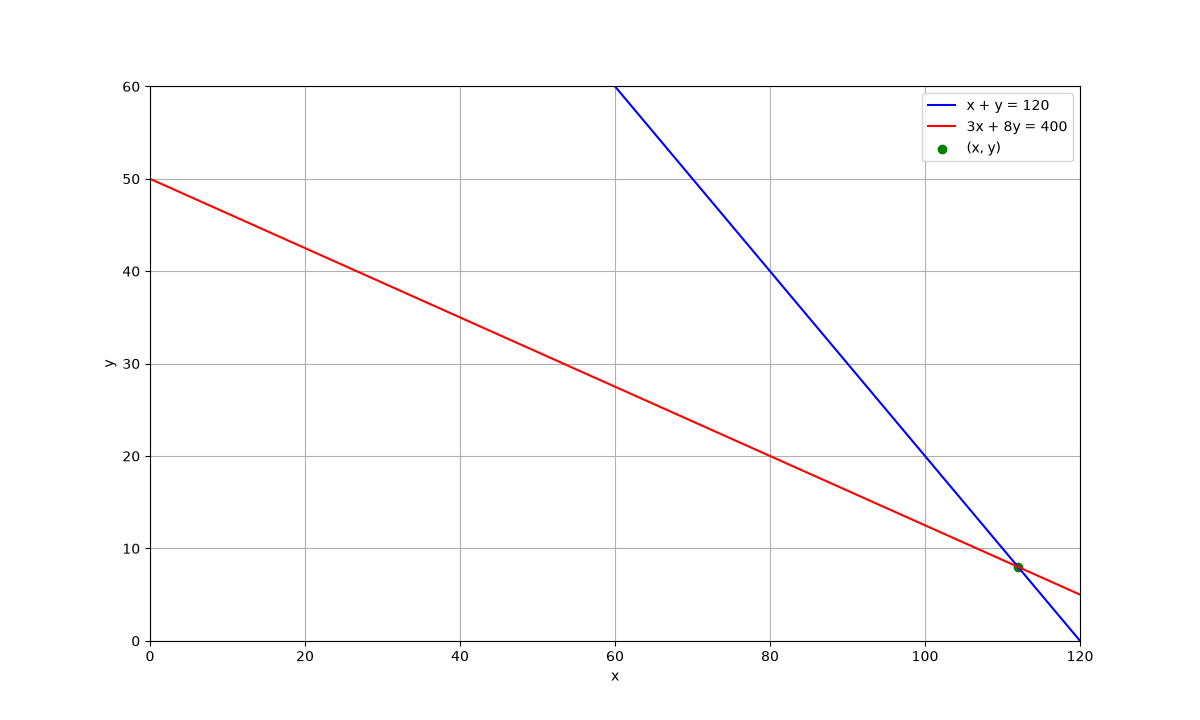

Python code for this plot:
from sympy import Symbol, solve
import numpy as np
import matplotlib.pyplot as plt

x = Symbol('x')
y = Symbol('y')

eq1 = x + y - 120
eq2 = 3*x + 8*y - 400

answer = solve((eq1, eq2), (x, y))

print('菜鳥業務員須外出天數 = {}'.format(answer[x]))
print('資深業務員須外出天數 = {}'.format(answer[y]))

x_values = np.linspace(0, 120, 500)

y1 = 120 - x_values
y2 = (400 - 3*x_values) / 8

plt.figure(figsize=(10, 6))
plt.plot(x_values, y1, color='blue', label='x + y = 120')
plt.plot(x_values, y2, color='red', label='3x + 8y = 400')

plt.scatter(float(answer[x]), float(answer[y]), color='green', label='(x, y)')

plt.xlabel('x')
plt.ylabel('y')
plt.xlim(0, 120)
plt.ylim(0, 60)
plt.xticks([0, 20, 40, 60, 80, 100, 120])
plt.yticks([0, 10, 20, 30, 40, 50, 60])
plt.grid(True)
plt.legend(loc='upper right')

plt.show()
